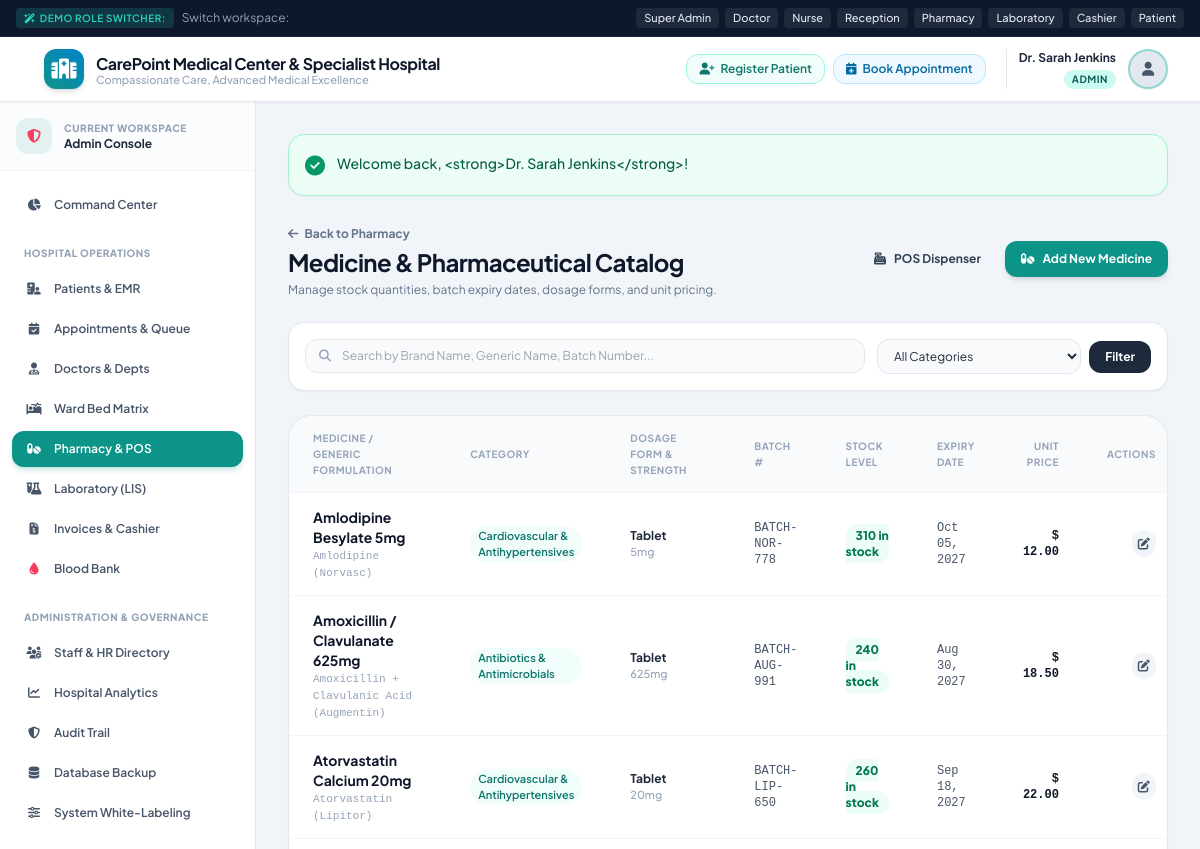
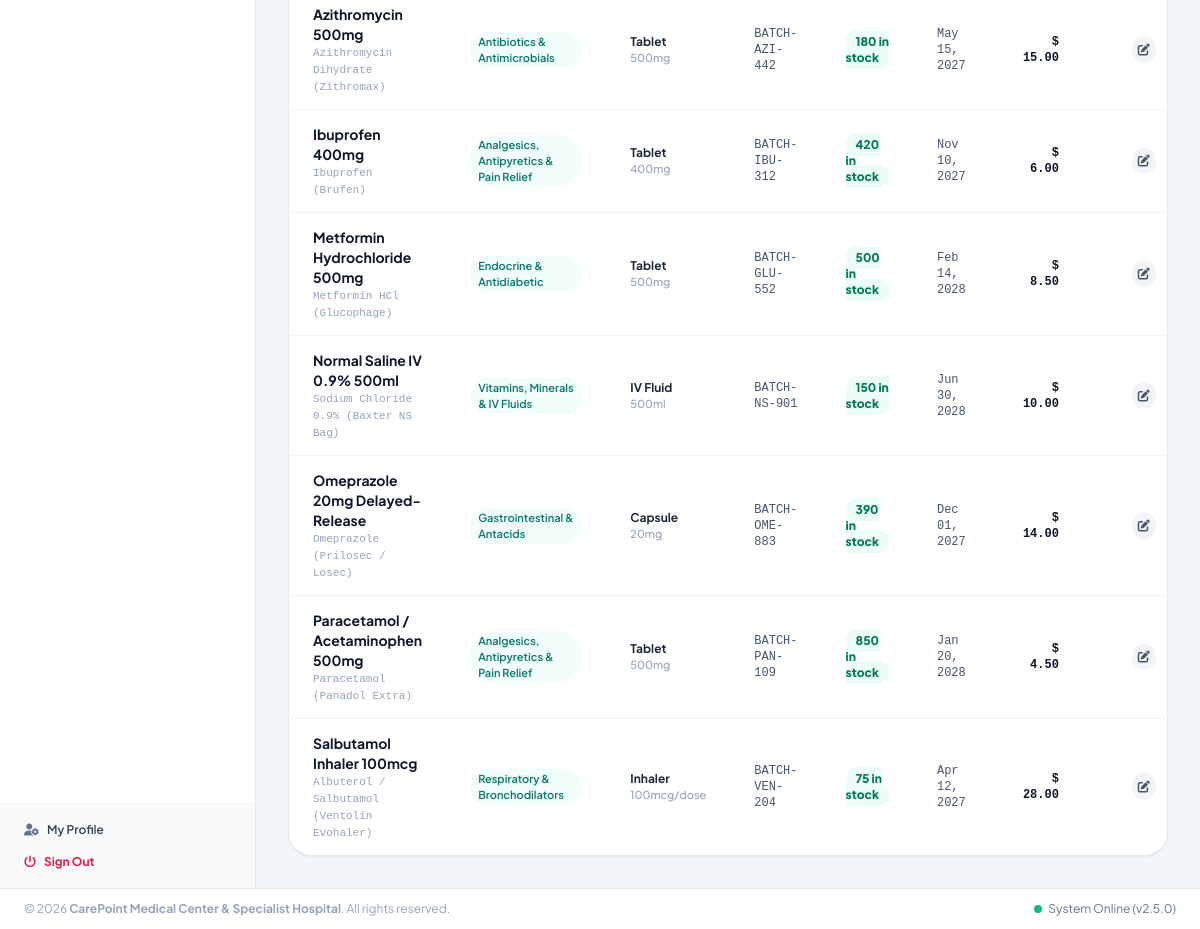
/modules/pharmacy/medicines.php (signed in), run on the app's committed database (2 pictures, top to bottom).
### tables this page shows
CREATE TABLE IF NOT EXISTS `medicines` (
  `id` INT AUTO_INCREMENT PRIMARY KEY,
  `category_id` INT NOT NULL,
  `name` VARCHAR(150) NOT NULL,
  `generic_name` VARCHAR(150) NULL,
  `brand_name` VARCHAR(150) NULL,
  `dosage_form` ENUM('Tablet', 'Capsule', 'Syrup', 'Injection', 'Ointment', 'Drops', 'Inhaler', 'Suspension', 'IV Fluid') DEFAULT 'Tablet',
  `strength` VARCHAR(50) NULL COMMENT 'e.g. 500mg, 10ml, 250mg/5ml',
  `unit_price` DECIMAL(10,2) NOT NULL DEFAULT 5.00,
  `cost_price` DECIMAL(10,2) NOT NULL DEFAULT 3.00,
  `stock_quantity` INT NOT NULL DEFAULT 100,
  `min_stock_alert` INT NOT NULL DEFAULT 20,
  `batch_number` VARCHAR(50) NULL,
  `expiry_date` DATE NOT NULL,
  `manufacturer` VARCHAR(150) NULL,
  `status` ENUM('active', 'inactive') DEFAULT 'active',
  `created_at` TIMESTAMP DEFAULT CURRENT_TIMESTAMP,
  FOREIGN KEY (`category_id`) REFERENCES `medicine_categories`(`id`) ON DELETE RESTRICT
);

CREATE TABLE IF NOT EXISTS `medicine_categories` (
  `id` INT AUTO_INCREMENT PRIMARY KEY,
  `name` VARCHAR(100) NOT NULL,
  `description` TEXT NULL,
  `created_at` TIMESTAMP DEFAULT CURRENT_TIMESTAMP
);

### config/helpers.php (called while the page is built, shortened)
<?php
function e(?string $string): string {
    return htmlspecialchars($string ?? '', ENT_QUOTES, 'UTF-8');
}
function getSetting(string $key, $default = null) {
    static $settingsCache = null;
    $pdo = Database::getConnection();
    if ($settingsCache === null) {
        $settingsCache = [];
        try {
            $stmt = $pdo->query("SELECT `key`, `value` FROM system_settings");
            while ($row = $stmt->fetch()) {
                $settingsCache[$row['key']] = $row['value'];
            }
        } catch (Exception $e) {
            return $default;
        }
    }
    return $settingsCache[$key] ?? $default;
}
function formatMoney($amount): string {
    $currency = getSetting('currency_symbol', DEFAULT_CURRENCY);
    $formatted = number_format((float)($amount ?? 0), 2);
    return $currency . ' ' . $formatted;
}
function formatDate(?string $dateString, string $format = 'M d, Y'): string {
    try {
        $dt = new DateTime($dateString);
        return $dt->format($format);
    } catch (Exception $e) {
        return $dateString;
    }
}

### modules/pharmacy/medicines.php (the view, shortened to what this page needs)
<?php
require_once __DIR__ . '/../../includes/header.php';
$pdo = Database::getConnection();
$search = trim($_GET['search'] ?? '');
$sql = "SELECT m.*, c.name as category_name
        FROM medicines m
        JOIN medicine_categories c ON m.category_id = c.id
        WHERE m.status = 'active'";
$params = [];
$sql .= " ORDER BY m.name ASC";
$stmt = $pdo->prepare($sql);
$stmt->execute($params);
$medicines = $stmt->fetchAll();
?>
<div class="space-y-6">
    <div class="flex flex-col sm:flex-row sm:items-center sm:justify-between gap-4">
        <div>
            <a href="index.php" class="text-xs text-slate-500 hover:text-teal-600 font-bold inline-flex items-center mb-1">
                <i class="fa-solid fa-arrow-left mr-1.5"></i> Back to Pharmacy
            </a>
            <h1 class="text-2xl font-bold text-slate-900 tracking-tight">Medicine & Pharmaceutical Catalog</h1>
            <p class="text-xs text-slate-500 mt-1">Manage stock quantities, batch expiry dates, dosage forms, and unit pricing.</p>
        </div>
        <div class="flex items-center space-x-2">
            <a href="pos.php" class="px-4 py-2.5 bg-slate-100 hover:bg-slate-200 text-slate-700 text-xs font-bold rounded-xl transition">
                <i class="fa-solid fa-cash-register mr-1.5"></i> POS Dispenser
            </a>
            <a href="add_medicine.php" class="px-4 py-2.5 bg-teal-600 hover:bg-teal-700 text-white text-xs font-bold rounded-xl shadow-md transition">
                <i class="fa-solid fa-pills mr-1.5"></i> Add New Medicine
            </a>
        </div>
    </div>
    <div class="bg-white rounded-2xl p-4 border border-slate-200 shadow-sm">
        <form method="GET" action="" class="grid grid-cols-1 sm:grid-cols-3 gap-3">
            <div class="sm:col-span-2">
                <div class="relative">
                    <div class="absolute inset-y-0 left-0 pl-3.5 flex items-center pointer-events-none text-slate-400 text-xs">
                    </div>
                    <input type="text" name="search" value="<?= e($search) ?>" placeholder="Search by Brand Name, Generic Name, Batch Number..." class="w-full pl-9 pr-3 py-2 bg-slate-50 border border-slate-200 rounded-xl text-xs focus:ring-2 focus:ring-teal-500 focus:bg-white focus:outline-none">
                </div>
            </div>
            <div class="flex items-center space-x-2">
                <select name="category_id" class="w-full py-2 px-3 bg-slate-50 border border-slate-200 rounded-xl text-xs focus:ring-2 focus:ring-teal-500 focus:bg-white focus:outline-none">
                    <option value="">All Categories</option>
                </select>
                <button type="submit" class="px-4 py-2 bg-slate-800 hover:bg-slate-900 text-white rounded-xl text-xs font-bold">
                    Filter
                </button>
            </div>
        </form>
    </div>
    <div class="bg-white rounded-3xl border border-slate-200 shadow-sm overflow-hidden">
        <div class="overflow-x-auto">
            <table class="w-full text-left text-xs text-slate-600">
                <thead class="bg-slate-50 text-slate-400 font-bold uppercase text-[10px] tracking-wider border-b border-slate-100">
                    <tr>
                        <th class="py-3.5 px-6">Medicine / Generic Formulation</th>
                        <th class="py-3.5 px-6">Category</th>
                        <th class="py-3.5 px-6">Dosage Form & Strength</th>
                        <th class="py-3.5 px-6">Batch #</th>
                        <th class="py-3.5 px-6">Stock Level</th>
                        <th class="py-3.5 px-6">Expiry Date</th>
                        <th class="py-3.5 px-6 text-right">Unit Price</th>
                        <th class="py-3.5 px-6 text-right">Actions</th>
                    </tr>
                </thead>
                <tbody class="divide-y divide-slate-100 font-medium">
                    <?php if (!empty($medicines)): ?>
                        <?php foreach ($medicines as $med): ?>
                            <?php
                                $isLowStock = ($med['stock_quantity'] <= $med['min_stock_alert']);
                                $isExpiring = (strtotime($med['expiry_date']) <= strtotime('+60 days'));
                            ?>
                            <tr class="hover:bg-slate-50/80 transition">
                                <td class="py-3.5 px-6">
                                    <strong class="text-slate-900 text-sm block"><?= e($med['name']) ?></strong>
                                    <span class="text-[11px] text-slate-400 font-mono"><?= e($med['generic_name']) ?> <?= !empty($med['brand_name']) ? "({$med['brand_name']})" : '' ?></span>
                                </td>
                                <td class="py-3.5 px-6">
                                    <span class="inline-flex items-center px-2 py-0.5 rounded-full text-[11px] font-semibold bg-teal-50 text-teal-700">
                                        <?= e($med['category_name']) ?>
                                    </span>
                                </td>
                                <td class="py-3.5 px-6">
                                    <span class="font-bold text-slate-800"><?= e($med['dosage_form']) ?></span>
                                    <span class="text-[11px] text-slate-400 block"><?= e($med['strength']) ?></span>
                                </td>
                                <td class="py-3.5 px-6 font-mono text-slate-600">
                                    <?= e($med['batch_number'] ?: 'N/A') ?>
                                </td>
                                <td class="py-3.5 px-6">
                                    <span class="px-2.5 py-1 rounded-full text-xs font-black <?= $isLowStock ? 'bg-amber-100 text-amber-800' : 'bg-emerald-50 text-emerald-700' ?>">
                                        <?= $med['stock_quantity'] ?> in stock
                                    </span>
                                </td>
                                <td class="py-3.5 px-6 font-mono">
                                    <span class="<?= $isExpiring ? 'text-rose-600 font-bold' : 'text-slate-600' ?>">
                                        <?= formatDate($med['expiry_date']) ?>
                                    </span>
                                </td>
                                <td class="py-3.5 px-6 text-right font-bold text-slate-900 font-mono">
                                    <?= formatMoney($med['unit_price']) ?>
                                </td>
                                <td class="py-3.5 px-6 text-right space-x-1 whitespace-nowrap">
                                    <a href="add_medicine.php?id=<?= $med['id'] ?>" class="p-1.5 rounded-xl bg-slate-100 hover:bg-slate-200 text-slate-600 text-xs transition" title="Edit Medicine">
                                        <i class="fa-solid fa-pen-to-square"></i>
                                    </a>
                                </td>
                            </tr>
                        <?php endforeach; ?>
                    <?php endif; ?>
                </tbody>
            </table>
        </div>
    </div>
</div>
<?php require_once __DIR__ . '/../../includes/footer.php'; ?>

### assets/css/style.css (style rules this page uses)
body { font-family: 'Plus Jakarta Sans', -apple-system, BlinkMacSystemFont, "Segoe UI", Roboto, sans-serif; color: #1e293b; background-color: #f8fafc; }

### data on the page
medicines: name "Amlodipine Besylate 5mg", generic_name "Amlodipine", brand_name "Norvasc", category.name "Cardiovascular & Antihypertensives", dosage_form "Tablet", strength "5mg", batch_number "BATCH-NOR-778", stock_quantity "310", expiry_date "Oct 05, 2027", unit_price "$ 12.00"
medicines: name "Amoxicillin / Clavulanate 625mg", generic_name "Amoxicillin + Clavulanic Acid", brand_name "Augmentin", category.name "Antibiotics & Antimicrobials", dosage_form "Tablet", strength "625mg", batch_number "BATCH-AUG-991", stock_quantity "240", expiry_date "Aug 30, 2027", unit_price "$ 18.50"
medicines: name "Atorvastatin Calcium 20mg", generic_name "Atorvastatin", brand_name "Lipitor", category.name "Cardiovascular & Antihypertensives", dosage_form "Tablet", strength "20mg", batch_number "BATCH-LIP-650", stock_quantity "260", expiry_date "Sep 18, 2027", unit_price "$ 22.00"
medicines: name "Azithromycin 500mg", generic_name "Azithromycin Dihydrate", brand_name "Zithromax", category.name "Antibiotics & Antimicrobials", dosage_form "Tablet", strength "500mg", batch_number "BATCH-AZI-442", stock_quantity "180", expiry_date "May 15, 2027", unit_price "$ 15.00"
medicines: name "Ibuprofen 400mg", generic_name "Ibuprofen", brand_name "Brufen", category.name "Analgesics, Antipyretics & Pain Relief", dosage_form "Tablet", strength "400mg", batch_number "BATCH-IBU-312", stock_quantity "420", expiry_date "Nov 10, 2027", unit_price "$ 6.00"
medicines: name "Metformin Hydrochloride 500mg", generic_name "Metformin HCl", brand_name "Glucophage", category.name "Endocrine & Antidiabetic", dosage_form "Tablet", strength "500mg", batch_number "BATCH-GLU-552", stock_quantity "500", expiry_date "Feb 14, 2028", unit_price "$ 8.50"
medicines: name "Normal Saline IV 0.9% 500ml", generic_name "Sodium Chloride 0.9%", brand_name "Baxter NS Bag", category.name "Vitamins, Minerals & IV Fluids", dosage_form "IV Fluid", strength "500ml", batch_number "BATCH-NS-901", stock_quantity "150", expiry_date "Jun 30, 2028", unit_price "$ 10.00"
medicines: name "Omeprazole 20mg Delayed-Release", generic_name "Omeprazole", brand_name "Prilosec / Losec", category.name "Gastrointestinal & Antacids", dosage_form "Capsule", strength "20mg", batch_number "BATCH-OME-883", stock_quantity "390", expiry_date "Dec 01, 2027", unit_price "$ 14.00"
medicines: name "Paracetamol / Acetaminophen 500mg", generic_name "Paracetamol", brand_name "Panadol Extra", category.name "Analgesics, Antipyretics & Pain Relief", dosage_form "Tablet", strength "500mg", batch_number "BATCH-PAN-109", stock_quantity "850", expiry_date "Jan 20, 2028", unit_price "$ 4.50"
medicines: name "Salbutamol Inhaler 100mcg", generic_name "Albuterol / Salbutamol", brand_name "Ventolin Evohaler", category.name "Respiratory & Bronchodilators", dosage_form "Inhaler", strength "100mcg/dose", batch_number "BATCH-VEN-204", stock_quantity "75", expiry_date "Apr 12, 2027", unit_price "$ 28.00"

### other printed values
$hospitalName "CarePoint Medical Center & Specialist Hospital"
$hospitalTagline "Compassionate Care, Advanced Medical Excellence"
$user['name'] "Dr. Sarah Jenkins"
$user['role'] "ADMIN"
$userRole "Admin"
$flash['message'] "Welcome back, <strong>Dr. Sarah Jenkins</strong>!"
getSetting('hospital_name', DEFAULT_HOSPITAL_NAME) "CarePoint Medical Center & Specialist Hospital"
APP_VERSION "2.5.0"
